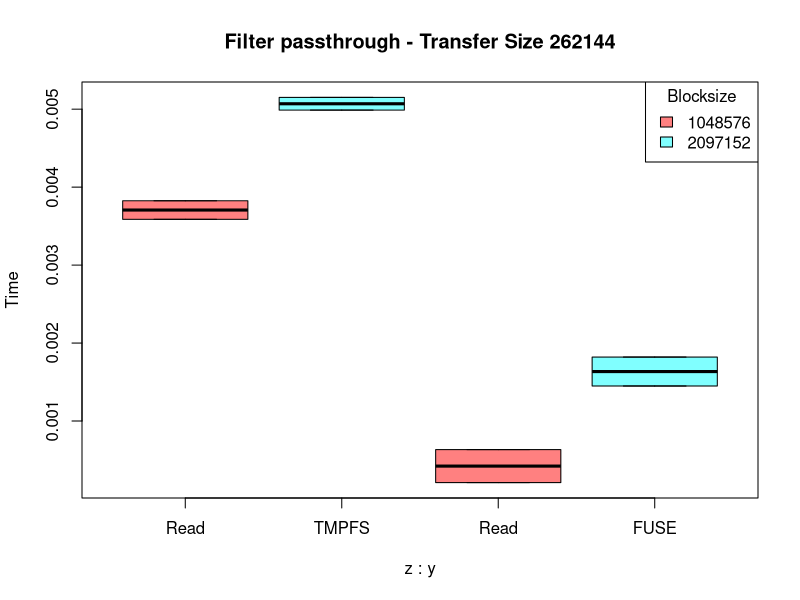
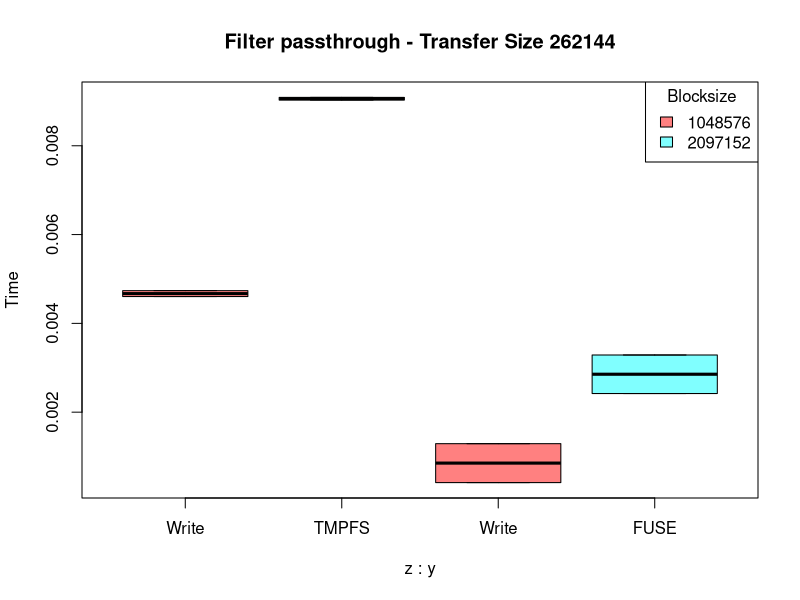
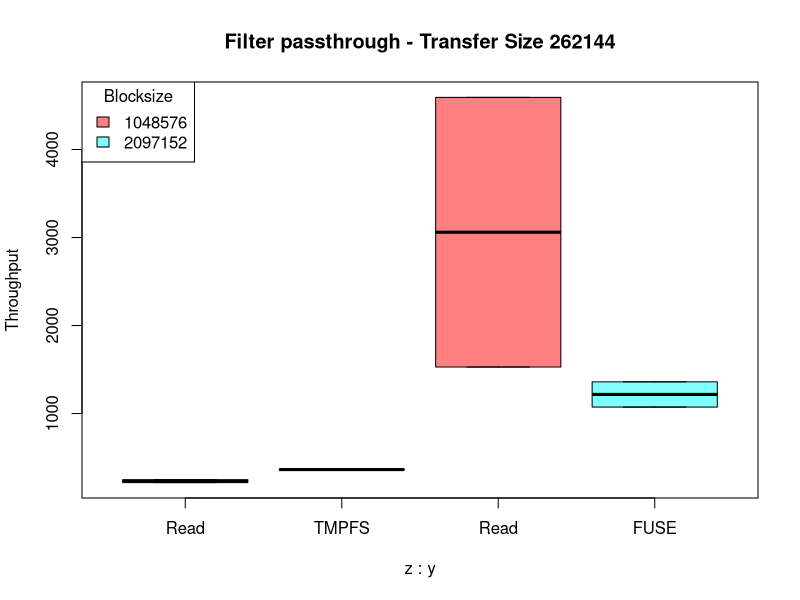
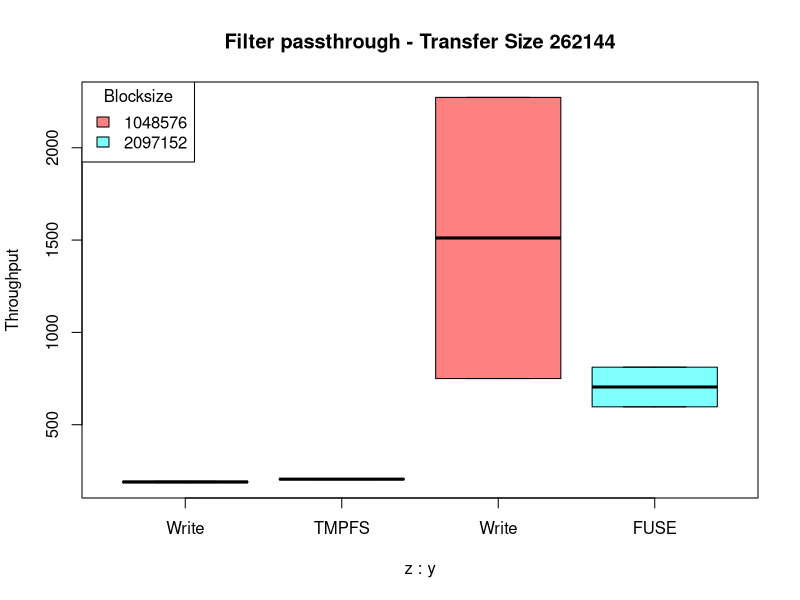
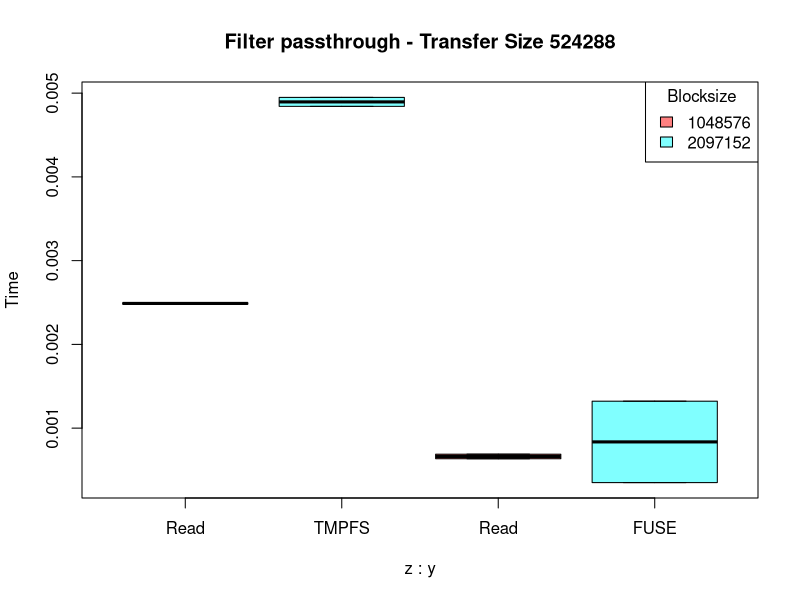
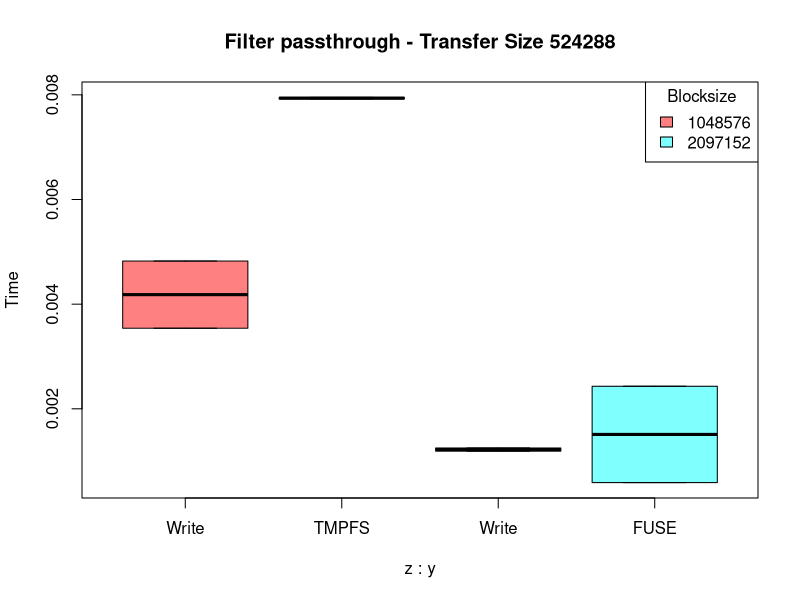
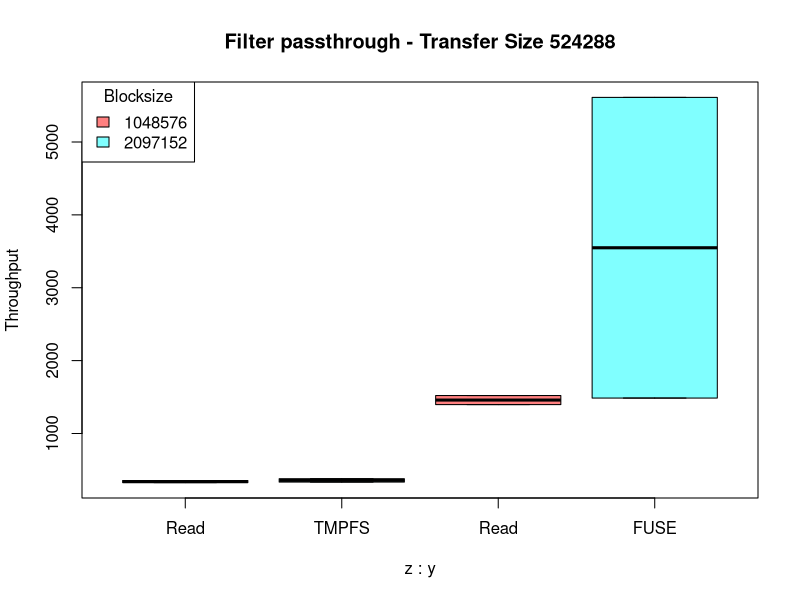
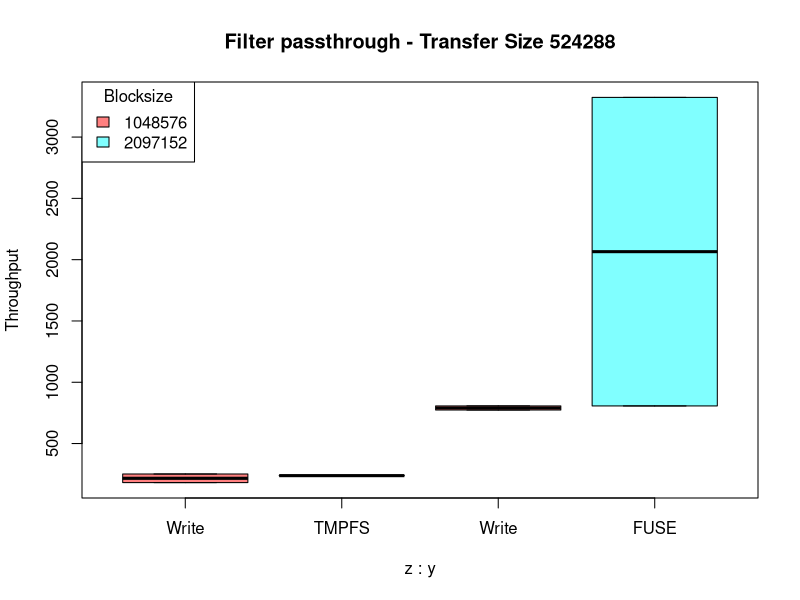

Generate these figures, in order, with R:
#!/usr/bin/env Rscript

# R Script for Running IOR

# Options for the input parameters

# filter_op             only passthrough for now (passthrough_fh passthrough_hp passthrough_ll)
# blocksize_vec         (1000000 2000000 5000000 10000000)
# transfersize_vec      (200000 500000 1000000)
# blocksize_vec         (1048576 2097152 5242880 10485760)
# transfersize_vec      (262144 524288 1048576)

# Options for the output parameters

# time
# throughput

# ########################################################

pdf("figs-ior.pdf") # either save all files in one pdf or the files in specific pdfs; find an option to automatise the choice

d = read.csv("results-ior.csv")

blocksize_op = c(1048576, 2097152)
transfersize_op = c(262144, 524288)

#blocksize_op=c(1000, 2000, 5000, 10000)
#transfersize_op=c(2000, 5000, 10000)

# filter_op = 'passthrough'
#filter_op   = c("passthrough", "passthrough_fh", "passthrough_hp", "passthrough_ll")
filter_op   = c("passthrough") # , "passthrough_ll", "passthrough_fh")

for (k in 1:length(filter_op)){

    d_filter    = subset(d,   filter == filter_op[k])

    # print(d_filter)

    read_tmpfs      = subset(d_filter, operation == 'read'  & dir_mem == 'tmpfs')
    read_fuse       = subset(d_filter, operation == 'read'  & dir_mem == 'fuse')
    write_tmpfs     = subset(d_filter, operation == 'write' & dir_mem == 'tmpfs')
    write_fuse      = subset(d_filter, operation == 'write' & dir_mem == 'fuse')

#    read_tmpfs_time    = numeric(0)
#    read_fuse_time     = numeric(0)
#    write_tmpfs_time   = numeric(0)
#    write_fuse_time    = numeric(0)

#    read_tmpfs_tp    = numeric(0)
#    read_fuse_tp     = numeric(0)
#    write_tmpfs_tp   = numeric(0)
#    write_fuse_tp    = numeric(0)

    for (j in 1:length(transfersize_op)){

        read_tmpfs_time    = numeric(0)
        read_fuse_time     = numeric(0)
        write_tmpfs_time   = numeric(0)
        write_fuse_time    = numeric(0)

        read_tmpfs_tp    = numeric(0)
        read_fuse_tp     = numeric(0)
        write_tmpfs_tp   = numeric(0)
        write_fuse_tp    = numeric(0)

        for (i in 1:length(blocksize_op)){

            x_read_tmpfs      = subset(read_tmpfs,   transfersize == transfersize_op[j] & blocksize == blocksize_op[i])
            x_read_fuse       = subset(read_fuse,    transfersize == transfersize_op[j] & blocksize == blocksize_op[i])
            x_write_tmpfs     = subset(write_tmpfs,  transfersize == transfersize_op[j] & blocksize == blocksize_op[i])
            x_write_fuse      = subset(write_fuse,   transfersize == transfersize_op[j] & blocksize == blocksize_op[i])

            read_tmpfs_time       = c(read_tmpfs_time, x_read_tmpfs$time)
            read_fuse_time        = c(read_fuse_time, x_read_fuse$time)
            write_tmpfs_time      = c(write_tmpfs_time, x_write_tmpfs$time)
            write_fuse_time       = c(write_fuse_time, x_write_fuse$time)

            read_tmpfs_tp         = c(read_tmpfs_tp, x_read_tmpfs$tp)
            read_fuse_tp          = c(read_fuse_tp, x_read_fuse$tp)
            write_tmpfs_tp        = c(write_tmpfs_tp, x_write_tmpfs$tp)
            write_fuse_tp         = c(write_fuse_tp, x_write_fuse$tp)

        }

        # Plotting the results

        len_bs = length(blocksize_op)       # number of options for the blocksize
        len = length(read_tmpfs_time)/len_bs;   # number of run
        n_files = len_bs;                   # number of plots of each type

        # #### TIME READ

        DF = data.frame(
        x = c(read_tmpfs_time, read_fuse_time),
        y = rep(c("READ TMPFS", "READ FUSE"), each = n_files*len),
        z = rep(rep(1:n_files, each=len), 2), # two categories, read and write
        stringsAsFactors = FALSE
        )
#        str(DF)
#        print(DF)

        filename = sprintf("%s_%d_time_%s.pdf", filter_op[k], transfersize_op[j], "read");
        title = sprintf("Filter %s - Transfer Size %d", filter_op[k], transfersize_op[j]);

#        pdf(filename)
        cols = rainbow(n_files, s = 0.5)
        boxplot(x ~ z + y, data = DF,
                at = c(1:(2*len_bs)), col = cols,
                names = c("Read", "TMPFS", rep("", len_bs-2), "Read", "FUSE", rep("",len_bs-2)),
                xaxs = FALSE, main=title, ylab="Time")
        legend("topright", fill = cols, legend = blocksize_op, horiz = F, title="Blocksize")

        # #### TIME WRITE

        DF = data.frame(
        x = c(write_tmpfs_time, write_fuse_time),
        y = rep(c("WRITE TMPFS", "WRITE FUSE"), each = n_files*len),
        z = rep(rep(1:n_files, each=len), 2), # two categories, read and write
        stringsAsFactors = FALSE
        )
    #    str(DF)
    #    print(DF)

        filename = sprintf("%s_%d_time_%s.pdf", filter_op[k], transfersize_op[j], "write");
        title = sprintf("Filter %s - Transfer Size %d", filter_op[k], transfersize_op[j]);

#        pdf(filename)
        cols = rainbow(n_files, s = 0.5)
        boxplot(x ~ z + y, data = DF,
                at = c(1:(2*len_bs)), col = cols,
                names = c("Write", "TMPFS", rep("", len_bs-2), "Write", "FUSE", rep("",len_bs-2)),
                xaxs = FALSE, main=title, ylab="Time")
        legend("topright", fill = cols, legend = blocksize_op, horiz = F, title="Blocksize")

        # #### TP READ

        DF = data.frame(
        x = c(read_tmpfs_tp, read_fuse_tp),
        y = rep(c("READ TMPFS", "READ FUSE"), each = n_files*len),
        z = rep(rep(1:n_files, each=len), 2), # two categories, read and write
        stringsAsFactors = FALSE
        )
    #    str(DF)
    #    print(DF)

        filename = sprintf("%s_%d_tp_%s.pdf", filter_op[k], transfersize_op[j], "read");
        title = sprintf("Filter %s - Transfer Size %d", filter_op[k], transfersize_op[j]);

#        pdf(filename)
        cols = rainbow(n_files, s = 0.5)
        boxplot(x ~ z + y, data = DF,
                at = c(1:(2*len_bs)), col = cols,
                names = c("Read", "TMPFS", rep("", len_bs-2), "Read", "FUSE", rep("",len_bs-2)),
                xaxs = FALSE, main=title, ylab="Throughput")
        legend("topleft", fill = cols, legend = blocksize_op, horiz = F, title="Blocksize")

        # #### TIME WRITE

        DF = data.frame(
        x = c(write_tmpfs_tp, write_fuse_tp),
        y = rep(c("WRITE TMPFS", "WRITE FUSE"), each = n_files*len),
        z = rep(rep(1:n_files, each=len), 2), # two categories, read and write
        stringsAsFactors = FALSE
        )
    #    str(DF)
    #    print(DF)

        filename = sprintf("%s_%d_tp_%s.pdf", filter_op[k], transfersize_op[j], "write");
        title = sprintf("Filter %s - Transfer Size %d", filter_op[k], transfersize_op[j]);

#        pdf(filename)
        cols = rainbow(n_files, s = 0.5)
        boxplot(x ~ z + y, data = DF,
                at = c(1:(2*len_bs)), col = cols,
                names = c("Write", "TMPFS", rep("", len_bs-2), "Write", "FUSE", rep("",len_bs-2)),
                xaxs = FALSE, main=title, ylab="Throughput")
        legend("topleft", fill = cols, legend = blocksize_op, horiz = F, title="Blocksize")

    }

}

# dev.off()
print("Graphics constructed with success!")
